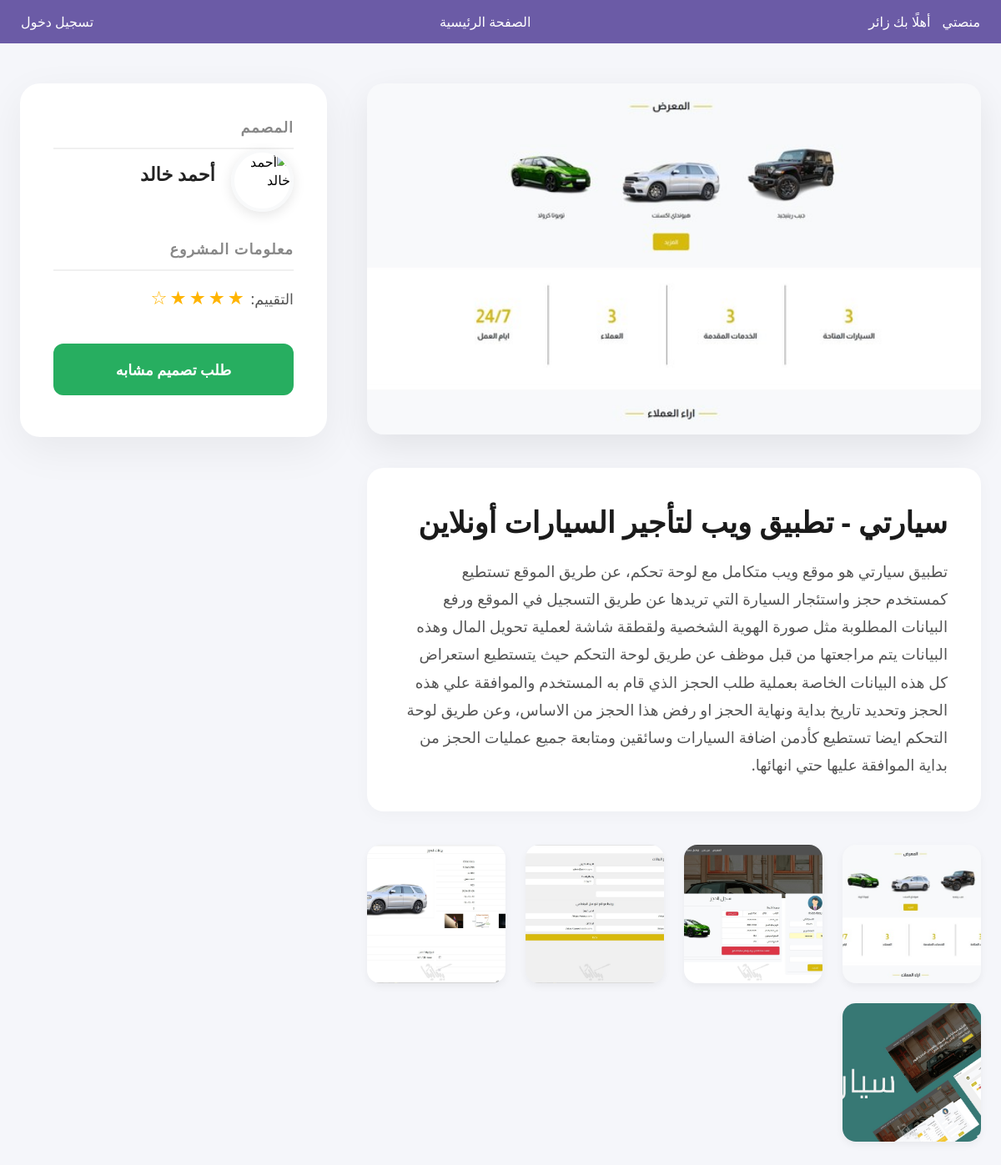
/designer/design/56, run on the app's committed database.
### tables this page shows
CREATE TABLE designs (
    id INTEGER PRIMARY KEY AUTOINCREMENT,
    designer_id INTEGER,
    title TEXT,
    description TEXT,
    image_path TEXT,
    FOREIGN KEY (designer_id) REFERENCES users(id)
);

CREATE TABLE design_images (
    id INTEGER PRIMARY KEY AUTOINCREMENT,
    design_id INTEGER,
    image_path TEXT
);

CREATE TABLE users (
            id INTEGER PRIMARY KEY AUTOINCREMENT,
            username TEXT NOT NULL,
            email TEXT NOT NULL,
            password TEXT NOT NULL,
            role TEXT NOT NULL
        , active INTEGER DEFAULT 1, bio TEXT DEFAULT '', portfolio TEXT DEFAULT '', specialty TEXT DEFAULT '', work_type TEXT DEFAULT '', analysis_result TEXT, avatar TEXT DEFAULT NULL);

### app/designer/routes.py (the view)
@designer_bp.route('/design/<int:design_id>')
def design_details(design_id):
    conn = sqlite3.connect(Config.DATABASE)
    conn.row_factory = sqlite3.Row
    design = conn.execute(
        'SELECT d.*, u.username as designer_name, u.avatar as designer_avatar '
        'FROM designs d '
        'JOIN users u ON d.designer_id = u.id '
        'WHERE d.id = ?',
        (design_id,)
    ).fetchone()
    if design is None:
        conn.close()
        abort(404)
    images = conn.execute(
        'SELECT image_path FROM design_images WHERE design_id = ?',
        (design_id,)
    ).fetchall()
    conn.close()
    return render_template(
        'designer/design_details.html',
        design=design,
        images=images
    )

### app/designer/templates/designer/design_details.html (shortened to what this page needs)
{% extends 'base.html' %}
{% block content %}
<div class="art-design-wrapper">
    <main class="art-main-content">
        <div class="art-main-image">
            <img src="{{ url_for('static', filename=design['image_path']) }}" alt="{{ design['title'] }}">
        </div>
        <div class="art-project-description">
            <h2>{{ design['title'] }}</h2>
            <p>{{ design['description'] }}</p>
        </div>
        <div class="art-gallery">
            {% for img in images %}
                <img src="{{ url_for('static', filename=img['image_path']) }}"
                     alt="{{ design['title'] }} - صورة مرفقة" class="thumbnail">
            {% endfor %}
        </div>
    </main>
    <aside class="art-sidebar">
        <div class="art-info-box">
            <div>
                <h4>المصمم</h4>
                <div class="designer-profile-card">
                    <div class="designer-avatar-wrap">
                        <img src="{{ url_for('static', filename=design['designer_avatar'] or 'img/profile.webp') }}" alt="{{ design['designer_name'] }}">
                    </div>
                    <a href="{{ url_for('designer.profile_view', designer_id=design['designer_id']) }}" class="designer-name">
                       {{ design['designer_name'] }}
                    </a>
                </div>
            </div>
            <div class="design-meta">
                <h4>معلومات المشروع</h4>
                <p style="margin: 0.5rem 0; font-size: 1.1rem; color: #555;">التقييم:
                    <span class="star-rating">★★★★☆</span>
                </p>
            </div>
            <a href="{{ url_for('client.new_request') }}?design_id={{ design['id'] }}&designer_id={{ design['designer_id'] }}"
               class="btn btn-primary btn-artistic">
                طلب تصميم مشابه
            </a>
        </div>
    </aside>
</div>
{% endblock %}

### app/static/style.css (style rules this page uses)
* { margin: 0; padding: 0; box-sizing: border-box; font-family: 'Segoe UI', Tahoma, Geneva, Verdana, sans-serif; }
body { direction: rtl; background-color: #f5f6fa; }
img { object-fit: cover !important; }
.btn-primary { background: #6b5ba6; color: #ffffff; border: none; padding: 12px 36px; font-size: 15px; border-radius: 8px; cursor: pointer; transition: background 0.2s ease, transform 0.2s ease; }
.designer-name { font-weight: bold; color: #2c3e50; display: block; margin-bottom: 15px; }
.btn { display: block; width: 100%; padding: 12px; text-align: center; border-radius: 5px; text-decoration: none; font-weight: bold; margin-bottom: 10px; cursor: pointer; border: none; }
.star-rating { color: #f1c40f; }
.btn-primary { background-color: #27ae60; color: white; padding: 12px 22px; border: none; border-radius: 6px; font-weight: bold; cursor: pointer; transition: 0.3s; }

### app/designer/templates/designer/design_details.html (style rules this page uses)
.art-design-wrapper { max-width: 1200px; margin: 3rem auto; padding: 0 1.5rem; display: grid; grid-template-columns: minmax(0, 2fr) minmax(0, 1fr); gap: 3rem; direction: rtl; }
.art-main-content { display: flex; flex-direction: column; gap: 2.5rem; }
.art-main-image { width: 100%; border-radius: 20px; overflow: hidden; box-shadow: 0 15px 40px rgba(0,0,0,0.08); }
.art-main-image img { width: 100%; height: auto; display: block; object-fit: cover; transition: transform 0.5s ease; }
.art-project-description { background: #ffffff; padding: 2.5rem; border-radius: 20px; box-shadow: 0 4px 20px rgba(0,0,0,0.03); }
.art-project-description h2 { margin-top: 0; font-size: 2.2rem; color: #1a1a1a; margin-bottom: 1.2rem; font-weight: 800; }
.art-project-description p { font-size: 1.15rem; line-height: 1.8; color: #555; }
.art-gallery { display: grid; grid-template-columns: repeat(auto-fill, minmax(160px, 1fr)); gap: 1.5rem; }
.art-gallery img { width: 100%; aspect-ratio: 1 / 1; object-fit: cover; border-radius: 16px; cursor: pointer; transition: all 0.3s cubic-bezier(0.25, 0.8, 0.25, 1); box-shadow: 0 4px 10px rgba(0,0,0,0.05); }
.art-sidebar { position: sticky; top: 2rem; height: max-content; }
.art-info-box { background: #ffffff; padding: 2.5rem; border-radius: 24px; box-shadow: 0 15px 50px rgba(0,0,0,0.06); display: flex; flex-direction: column; gap: 2rem; }
.art-info-box h4 { margin: 0; font-size: 1.1rem; color: #888; text-transform: uppercase; letter-spacing: 1px; border-bottom: 2px solid #f0f0f0; padding-bottom: 0.8rem; }
.designer-profile-card { display: flex; align-items: center; gap: 1.2rem; }
.designer-avatar-wrap { width: 75px; height: 75px; border-radius: 50%; overflow: hidden; border: 4px solid #f8f9fa; box-shadow: 0 4px 15px rgba(0,0,0,0.1); flex-shrink: 0; }
.designer-avatar-wrap img { width: 100%; height: 100%; object-fit: cover; }
.designer-name { font-size: 1.4rem; font-weight: 700; color: #222; text-decoration: none; transition: color 0.2s ease; }
.design-meta { display: flex; flex-direction: column; gap: 0.5rem; }
.star-rating { color: #ffb400; font-size: 1.4rem; letter-spacing: 3px; }
.btn-artistic { display: flex; justify-content: center; align-items: center; padding: 1.2rem; border-radius: 12px; font-size: 1.1rem; font-weight: bold; transition: all 0.3s ease; text-decoration: none; }

### data on the page
designs: image_path (picture), title "سيارتي - تطبيق ويب لتأجير السيارات أونلاين", description "تطبيق سيارتي هو موقع ويب متكامل مع لوحة تحكم، عن طريق الموقع تستطيع كمستخدم حجز واستئجار السيارة التي تريدها عن طريق التسجيل في الموقع ورفع البيانات المطلوبة مثل صورة الهوية الشخصية ولقطقة شاشة لعملية تحويل المال وهذه البيانات يتم مراجعتها من قبل موظف عن طريق لوحة التحكم حيث يتستطيع استعراض كل هذه البيانات الخاصة بعملية طلب الحجز الذي قام به المستخدم والموافقة علي هذه الحجز وتحديد تاريخ بداية ونهاية الحجز او رفض هذا الحجز من الاساس، وعن طريق لوحة التحكم ايضا تستطيع كأدمن اضافة السيارات وسائقين ومتابعة جميع عمليات الحجز من بداية الموافقة عليها حتي انهائها."
design_images: image_path (picture)
design_images: image_path (picture)
design_images: image_path (picture)
design_images: image_path (picture)
design_images: image_path (picture)
users: designer_name "أحمد خالد"
